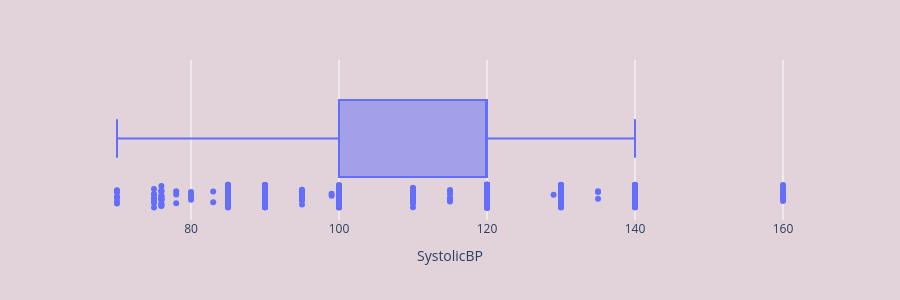
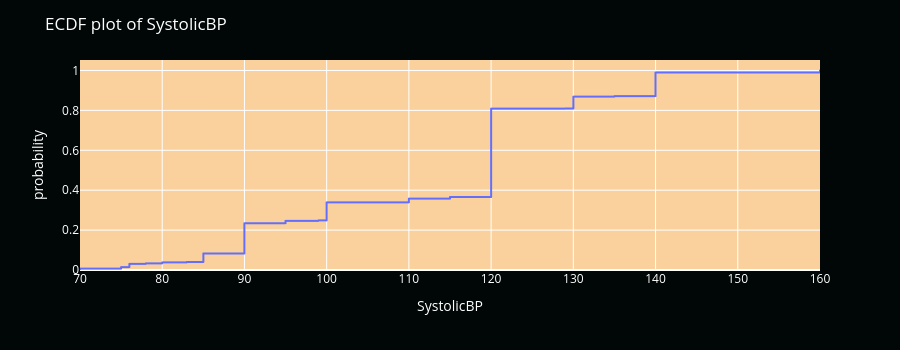

Notebook code for these charts, in order:
### Code cell
#SystolicBP
uni_num('SystolicBP')

### Figure 1 — Plotly figure (JSON) as saved in the notebook; plotly's stock layout.template omitted (floating-point values rounded to 4 significant figures; data arrays with more than 128 entries replaced by an {"elided": "..."} marker saying what was removed)
{"data": [{"alignmentgroup": "True", "boxpoints": "all", "hovertemplate": "SystolicBP=%{x}<extra></extra>", "legendgroup": "", "marker": {"color": "#636efa"}, "name": "", "notched": false, "offsetgroup": "", "orientation": "h", "showlegend": false, "type": "box", "x": {"elided": "1014 int values"}, "x0": " ", "xaxis": "x", "y0": " ", "yaxis": "y"}], "layout": {"boxmode": "group", "height": 300, "legend": {"tracegroupgap": 0}, "margin": {"t": 60}, "paper_bgcolor": "#E1D3D9", "plot_bgcolor": "#E1D3D9", "xaxis": {"anchor": "y", "domain": [0, 1], "title": {"text": "SystolicBP"}}, "yaxis": {"anchor": "x", "domain": [0, 1]}}}

### Figure 2 — Plotly figure (JSON) as saved in the notebook; plotly's stock layout.template omitted (floating-point values rounded to 4 significant figures; data arrays with more than 128 entries replaced by an {"elided": "..."} marker saying what was removed)
{"data": [{"hovertemplate": "SystolicBP=%{x}<br>probability=%{y}<extra></extra>", "legendgroup": "", "line": {"dash": "solid", "shape": "hv"}, "marker": {"color": "#636efa", "symbol": "circle"}, "mode": "lines", "name": "", "showlegend": false, "type": "scattergl", "x": {"elided": "1014 int values"}, "xaxis": "x", "y": {"elided": "1014 float values"}, "yaxis": "y"}], "layout": {"font": {"color": "white"}, "height": 350, "legend": {"tracegroupgap": 0}, "margin": {"t": 60}, "paper_bgcolor": "#010706", "plot_bgcolor": "#FAD19D", "title": {"text": "ECDF plot of SystolicBP"}, "xaxis": {"anchor": "y", "color": "white", "domain": [0, 1], "title": {"text": "SystolicBP"}}, "yaxis": {"anchor": "x", "color": "white", "domain": [0, 1], "rangemode": "tozero", "title": {"text": "probability"}}}}
